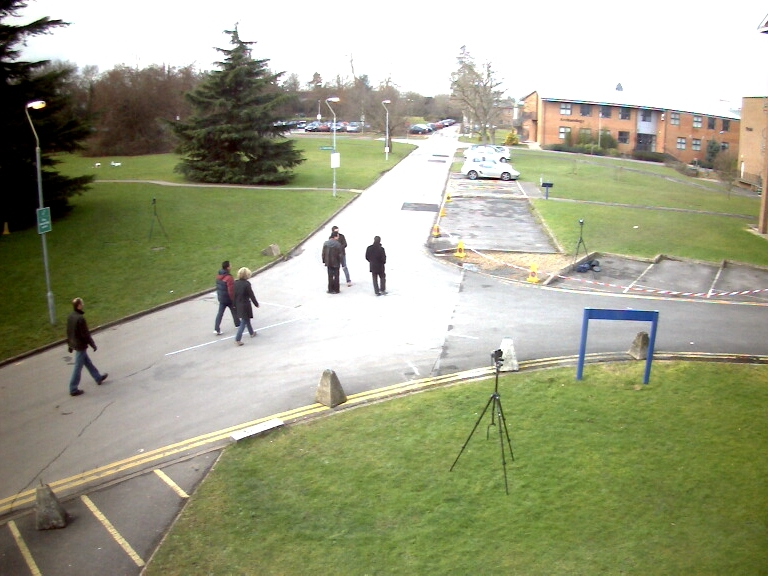
#> input picture Imagens/frame_0050.jpg, 768 x 576 px
$ jupyter execute --allow-errors 'Projeto 2-1 - Fluxo Otico.ipynb'   (shell and % lines are left out)   (text cells are left out)
#> lines starting #> are read from the running program, lines starting #| are printed output that depends on the picture
[cell 1]

#!pip install opencv-python

import cv2 as cv
import numpy as np
import matplotlib.pyplot as plt

import time

print(cv.__version__)

[cell 2]
# Abre uma imagem em gray scale
img = cv.imread('./Imagens/frame_0050.jpg', 0)
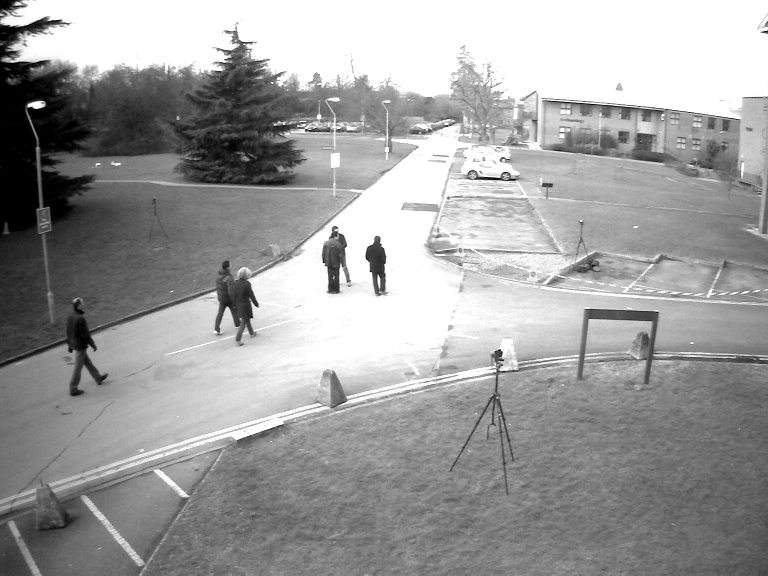
#> img: shape (576, 768); min 0, max 255, mean 158.9

# Exibe a imagem
cv.imshow('image',img)
cv.waitKey(0)
cv.destroyAllWindows()

[cell 3]
# Abre a imagem
img = cv.imread('./Imagens/frame_0050.jpg')
#> img is the input picture: shape (576, 768, 3); mean B, G, R 135.2, 162.9, 160

# Converte para Grayscale
bw = cv.cvtColor(img, cv.COLOR_BGR2GRAY)

# Parametriza a funcao do OpenCV
params = dict( maxCorners = 100,
               qualityLevel = 0.3,
               minDistance = 7,
               blockSize = 7 )

# Funcao que retorna uma lista de pontos
pts = cv.goodFeaturesToTrack(bw, mask = None, **params)
#> pts = 45 rows, first 8: [334, 229], [499, 352], [43, 104], [377, 238], [502, 159], [497, 369], [30, 105], [227, 308]

## Plota os pontos na imagem:

# Gera cores de forma aleatória
color = np.random.randint(0,255,(100,3))

# Insere uma marcação em cada ponto:
for i,pt in enumerate(pts):
        a,b = pt.ravel()
        img = cv.circle(img,(a,b),5,color[i].tolist(),-1)
#> this loop made 45 passes
#> (a, b) on passes 1 to 12: (334, 229), (499, 352), (43, 104), (377, 238), (502, 159), (497, 369), (30, 105), (227, 308), (234, 33), (337, 291), (330, 291), (319, 116)
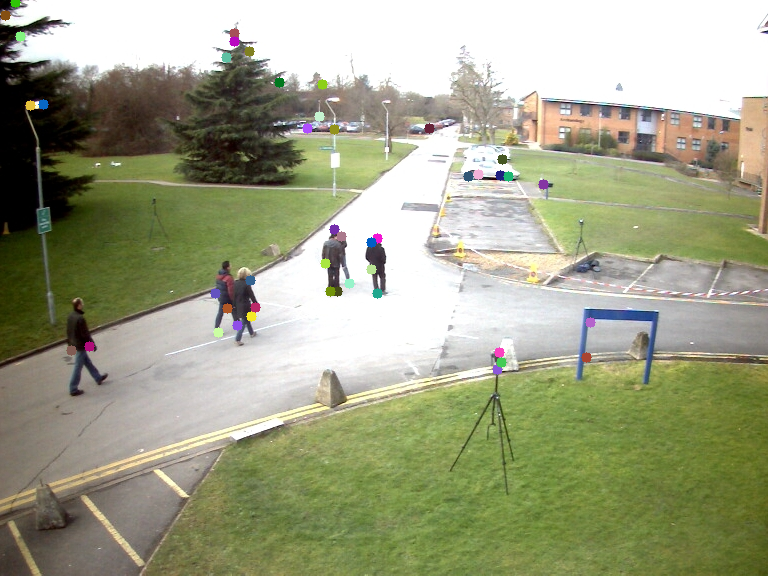
#> img: shape (576, 768, 3); mean B, G, R 134.9, 162.7, 159.8

# Exibe a imagem
cv.imshow('image',img)
cv.waitKey(0)
cv.destroyAllWindows()

[cell 4]
# Parametriza a funcao do OpenCV
dt_params = dict( maxCorners = 100,
                  qualityLevel = 0.3,
                  minDistance = 7,
                  blockSize = 7 )

# Parametriza o Lucas-Kanade
lk_params = dict( winSize  = (15,15),
                  maxLevel = 2,
                  criteria = (cv.TERM_CRITERIA_EPS | cv.TERM_CRITERIA_COUNT, 10, 0.03))

# Gera cores de forma aleatória
color = np.random.randint(0,255,(100,3))

# Detecta os pontos no primeiro frame. Será usado como base na próxima imagem.
previous = cv.imread('./Imagens/frame_0050.jpg')
previous_gray = cv.cvtColor(previous, cv.COLOR_BGR2GRAY)
p0 = cv.goodFeaturesToTrack(previous_gray, mask = None, **dt_params)
#> p0 has the same summary as pts
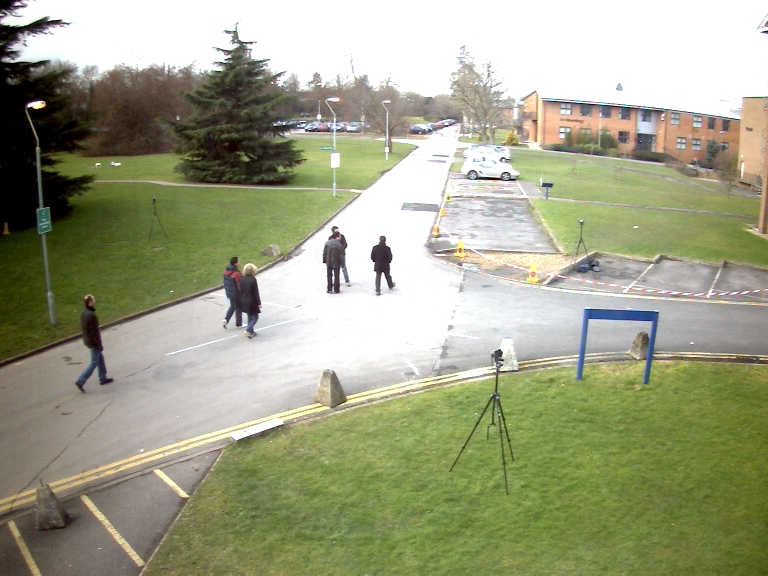
#> input picture Imagens/frame_0051.jpg, 768 x 576 px
#> further down, actual is the input picture: shape (576, 768, 3); mean B, G, R 135.3, 163, 160.2
#> `p1, st, err = cv.calcOpticalFlowPyrLK(previous_gray, actual_gray, p0, ..`: p1 = 45 rows, first 8: [334.3, 229.2], [499, 352], [42.93, 104], [382.3, 238.1], [502, 159], [497, 369], [30.02, 105], [233.3, 314.8]; st = 45 values from 1 to 1; err = 45 values, max 54.4 at index 16, min 1.99 at index 4, mean 11.39
#> `good_new = p1[st==1]`: good_new = 45 pairs, first value 5.01 to 590, second value 2.04 to 369
#> `good_old = p0[st==1]`: good_old = 45 pairs, first value 5 to 590, second value 2 to 369
#> the loop `for i,(new, old) in enumerate(zip(good_new, good_old)):` made 45 passes
#> after the loop `for i,(new, old) in enumerate(zip(good_new, good_old)):`:
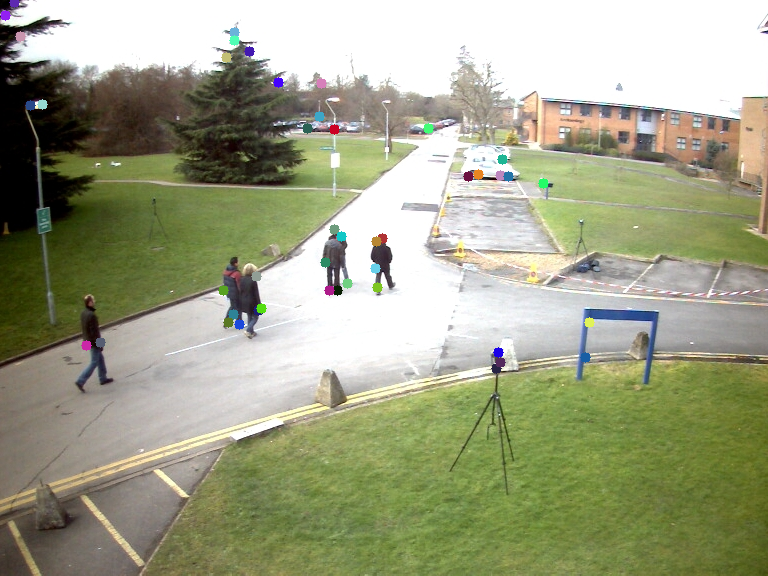
#> actual: shape (576, 768, 3); mean B, G, R 135.1, 162.8, 159.7
#> after the loop `for i,(new, old) in enumerate(zip(good_new, good_old)):`:
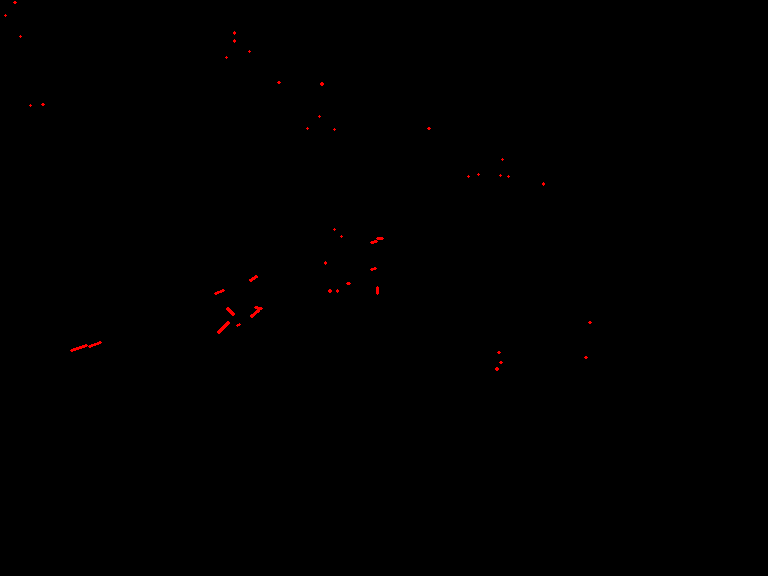
#> mask: shape (576, 768, 3); mean of channels 0, 1, 2 0, 0, 0.4; drawn as B, G, R
#> `p0 = good_new.reshape(-1,1,2)`: p0 has the same summary as p1

# Cria uma máscara para imprimir o rastro.
mask = np.zeros_like(previous)

# Abre o restante das imagens
#> (the rest of this cell did not finish here and is left out)

[cell 5]
import numpy as np
cap = cv.VideoCapture(0)
ret, frame1 = cap.read()
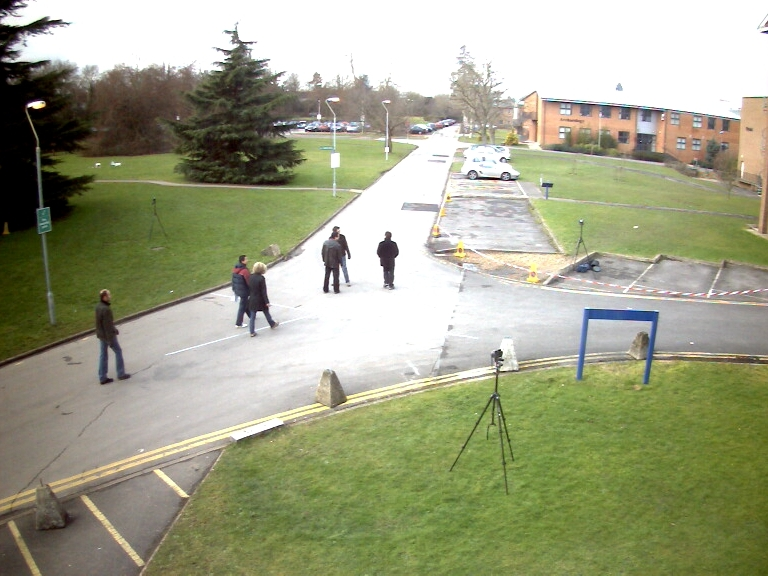
#> input picture Imagens/frame_0053.jpg, 768 x 576 px, given in place of the camera
#> frame1 is the input picture: shape (576, 768, 3); mean B, G, R 135.3, 163.1, 160.2

# Constants for the crop size
xMin = int(frame1.shape[0]/2)-25
#> xMin = 263
yMin = int(frame1.shape[1]/2)-25
#> yMin = 359
xMax = int(frame1.shape[0]/2)+25
#> xMax = 313
yMax = int(frame1.shape[1]/2)+25
#> yMax = 409

frame1crop = frame1[yMin:yMax,xMin:xMax] # this is all there is to cropping
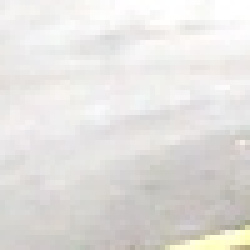
#> frame1crop: shape (50, 50, 3) (shown 5 times larger); mean B, G, R 222.3, 225.2, 227.3
prvs = cv.cvtColor(frame1crop,cv.COLOR_BGR2GRAY)
somax = 0
somay = 0
while(1):
    ret, frame2 = cap.read()
    cropImg = frame2[yMin:yMax,xMin:xMax] # this is all there is to cropping

    next = cv.cvtColor(cropImg,cv.COLOR_BGR2GRAY)
    flow = cv.calcOpticalFlowFarneback(prvs,next, None, 0.5, 3, 15, 3, 5, 1.2, 0)
    avflowx = np.average(flow[:,:,0])
#> avflowx = -0.00118
    avflowy = np.average(flow[:,:,1])
#> avflowy = 0.000669
    flowx = avflowx * (-1.0)
#> flowx = 0.00118
    flowy = avflowy * (-1.0)
#> flowy = -0.000669
    somax += flowx
#> somax = 0.00118
    somay += flowy
#> somay = -0.000669
    translation_matrix = np.float32([[1,0,int(somax)],[0,1,int(somay)]])
#> translation_matrix = [[1, 0, 0], [0, 1, 0]]
    img_translation = cv.warpAffine(frame2, translation_matrix, (frame2.shape[1], frame2.shape[0]))

    cv.imshow('Imagem estabilizada',img_translation)

    k = cv.waitKey(30) & 0xff
#> (key Esc is pressed here)
    if k == 27:
        break
    elif k == ord('s'):
        cv.imwrite('opticalfb.png',img_translation)
    prvs = next
cap.release()
cv.destroyAllWindows()
